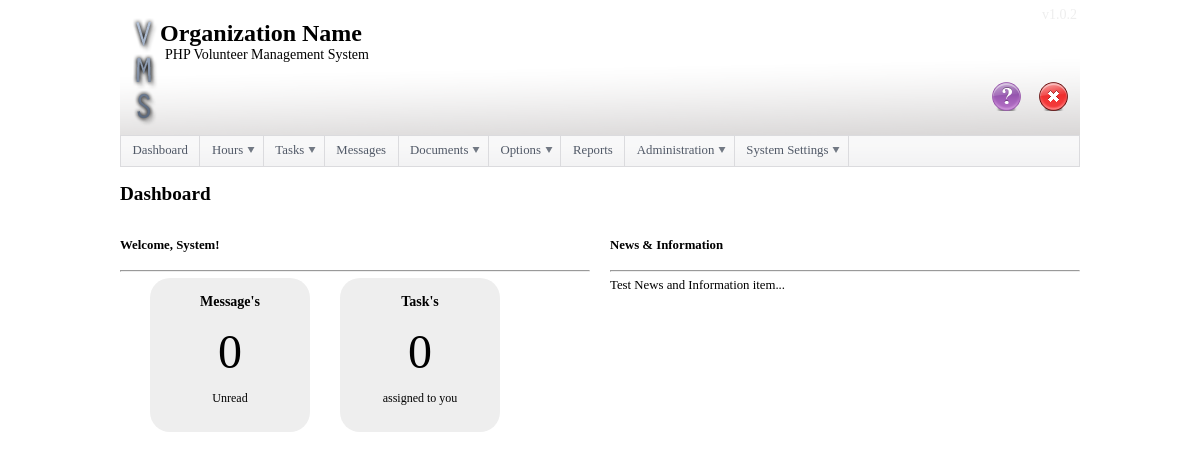
The app's page /?p=dashboard (signed in) with its own data.
### tables this page shows
CREATE TABLE IF NOT EXISTS `application_settings` (
  `application_setting_name` varchar(255) NOT NULL,
  `application_setting` text NOT NULL,
  PRIMARY KEY (`application_setting_name`)
);

CREATE TABLE IF NOT EXISTS `mods` (
  `mod_name` varchar(255) NOT NULL,
  `mod_path` text NOT NULL,
  `mod_display_name` varchar(255) NOT NULL,
  `mod_parent_name` varchar(255) NOT NULL,
  `mod_acl_control_id` int(11) NOT NULL COMMENT 'lowest acl_control_id that can vire this mod...',
  `mod_weight` int(11) NOT NULL,
  `mod_type` int(11) NOT NULL COMMENT '1 = Main Menu Item 2 = Not Main Menu Item',
  `mod_can_en_dis` int(11) NOT NULL COMMENT '1 = Yes 2 = No',
  `mod_active_inactive` int(11) NOT NULL COMMENT '1 = Active 2 = Inactive',
  PRIMARY KEY (`mod_name`)
);

CREATE TABLE IF NOT EXISTS `news` (
  `id` int(11) NOT NULL AUTO_INCREMENT,
  `date_start` date NOT NULL,
  `date_end` date NOT NULL,
  `data` text NOT NULL,
  `login_dashboard` int(11) NOT NULL COMMENT '1 = Both 2 = Login Only 3 = Dashboard Only',
  PRIMARY KEY (`id`)
);

### config/get_application_settings.php (called while the page is built, shortened)
<?php
	$sql = "SELECT application_setting FROM application_settings WHERE application_setting_name = 'organization_name'";
	$result = mysql_fetch_assoc(mysql_query($sql));
	$organization_name = $result['application_setting'];
	$sql = "SELECT application_setting FROM application_settings WHERE application_setting_name = 'title'";
	$result = mysql_fetch_assoc(mysql_query($sql));
	$title = $result['application_setting'];
?>

### mods/menu/menu.php (the view, shortened to what this page needs)
<div id="content">
	<div id="header">
<h1><?php echo $organization_name; ?></h1>
		<p><?php echo $title; ?><span id="application_version"><a href="http://geekismybloodtype.com/projects/volunteer-management/" id="a_version">v<?php echo $version; ?></span></a></p>
		<div id="user_options"><?php if($_GET['p'] != 'login') { if(isset($_SESSION['volunteer_id'])) {?><a href="?p=documentation" id="documentation"><img src="img/icons/32x32/help.png" border="0"/></a><a href="?p=logoff"><img src="img/icons/32x32/cancel.png" border="0"/></a><?php } } ?></div>
	</div>
	<?php if($_GET['p'] != 'login') { ?>
	<?php if(isset($_SESSION['volunteer_id'])) { ?>
		<div id="main_menu">
			<ul id="menu">
				<?php
				$sql = "SELECT * FROM mods WHERE mod_type = '1' AND mod_acl_control_id <= '$_SESSION[volunteer_acl_id]' AND mod_active_inactive = '1' ORDER BY mod_weight";
				$result = mysql_query($sql);
				$num = mysql_num_rows($result);
				$i = 0;
				while ($i < $num) {
					$mod_display_name = mysql_result($result, $i, "mod_display_name");
					$mod_name = mysql_result($result, $i, "mod_name");
					$mod_parent_name = mysql_result($result, $i, "mod_parent_name");
					if($mod_parent_name == 'none') {
						$get_child_count = "SELECT * FROM mods WHERE mod_parent_name = '$mod_name' AND mod_type = '2' ORDER BY mod_weight";
						$get_child_count_result = mysql_query($get_child_count);
						$get_child_count_num = mysql_num_rows($get_child_count_result);
						if($get_child_count_num >= 1) {
							echo '<li>'.$mod_display_name.'<ul>';
							echo '</ul></li>';
						} else {
							echo '<li><a href="?p='.$mod_name.'">'.$mod_display_name.'</a></li>';
						}
					};
					$i++;
				}
				?>
			</ul>
<?php
}
}
?>

### header.php (shortened to what this page needs)
<?php
	include 'config/get_application_settings.php';
?>
<!DOCTYPE HTML PUBLIC "-//W3C//DTD HTML 4.01 Transitional//EN"
        "http://www.w3.org/TR/html4/loose.dtd">
<html>
	<head>
		<link href="css/styles.css" rel="stylesheet"/>
		<link href="css/messages.css" rel="stylesheet"/>
        <link href="css/kendo/kendo.common.min.css" rel="stylesheet"/>
        <link href="css/kendo/kendo.silver.min.css" rel="stylesheet"/>
	</head>
	<body>

### index.php (shortened to what this page needs)
<?php
include 'header.php';
if(isset($_GET['p'])) {
	$sql = "SELECT * FROM mods WHERE mod_name = '$_GET[p]' AND mod_active_inactive = '1'";
	$result = mysql_fetch_assoc(mysql_query($sql));
	$page_display_name = $result['mod_display_name'];
	$page_path = $result['mod_path'];
	$page_acl_control = $result['mod_acl_control_id'];
	$mod_type = $result['mod_type'];
	if($_SESSION['volunteer_acl_id'] >= $page_acl_control || $_GET['p'] == 'login') {
		if($mod_type != '3') {
			include 'mods/menu/menu.php';
			echo '<div id="content">';
			echo '<h2 id="page_title">'.$page_display_name.'</h2>';
		}
		include 'mods/'.$page_path;
		if($mod_type != '3') {
			echo '</div>';
		}
	}
}
?>

### mods/dashboard/dashboard.php (shortened to what this page needs)
<?php
if(isset($_SESSION['volunteer_id'])) {
	$sql = "SELECT * FROM mods WHERE mod_name = 'messages'";
	$result = mysql_fetch_assoc(mysql_query($sql));
	$message_state = $result['mod_active_inactive'];
	$sql = "SELECT COUNT(*) AS count FROM messages WHERE message_to_id = '$_SESSION[volunteer_id]' AND message_state = 'New'";
	$result = mysql_fetch_assoc(mysql_query($sql));
	$message_count = $result['count'];
	$sql = "SELECT * FROM mods WHERE mod_name = 'tasks'";
	$result = mysql_fetch_assoc(mysql_query($sql));
	$task_state = $result['mod_active_inactive'];
	$sql = "SELECT COUNT(*) AS count FROM tasks WHERE task_assigned_to_volunteer_id = '$_SESSION[volunteer_id]' AND task_state_id = '1'";
	$result = mysql_fetch_assoc(mysql_query($sql));
	$task_count = $result['count'];
?>
<div id="section_470_left">
	<h4>Welcome, <?php echo $_SESSION['volunteer_first_name']; ?>!</h4>
	<hr />
	<?php if($message_state == '1') { ?>
	<div id="dashboard_item">
		<p id="dashboard_item_title">Message's</p>
		<p id="dashboard_item_info"><?php echo $message_count; ?></p>
		<p id="dashboard_item_footer">Unread</p>
	</div>
	<?php } ?>
	<?php if($task_state == '1') { ?>
	<div id="dashboard_item">
		<p id="dashboard_item_title">Task's</p>
		<p id="dashboard_item_info"><?php echo $task_count; ?></p>
		<p id="dashboard_item_footer">assigned to you</p>
	</div>
<?php } ?>
</div>
<div id="section_470_right">
	<h4>News & Information</h4>
	<hr />
	<?php
	$sql = "SELECT * FROM news WHERE login_dashboard = '1' OR login_dashboard = '3' ORDER BY date_end";
	$result = mysql_query($sql);
	$num = mysql_num_rows($result);
	$i = 0;
	while ($i < $num) {
		$data = mysql_result($result, $i, "data");
		echo $data;
		echo '<br />';
		echo '<br />';
		$i++;
	}
	?>
</div>
<?php
} else {
	'You do not have access to this resource.';
}
?>

### css/styles.css (style rules this page uses)
body { margin:10px 0px; padding:0px; text-align:center; background-color:#FFF; font: 80% "Tahoma"; }
#a_version { color:#EEE; text-decoration:none; }
#content { width:960px; margin:0px auto; text-align:left; padding:0px; }
#header { background-image:url('../img/logos/logo.png'); height:125px; }
#user_options { margin-top:15px; padding-right:10px; float:right; }
#documentation { padding-right:15px; }
#header h1 { font-size:24px; margin:0px; padding:0px; padding-left:40px; padding-top:10px }
#header p { font-size:14px; margin:0px; padding:0px; padding-left:45px; padding-bottom:2px; }
#application_version { float:right; margin-top:-40px; color:#FFFFFF; padding-right:3px; }
#section_470_right { float:right; width:470px; padding:0px; margin:0px; }
#section_470_left { float:left; width:470px; padding:0px; margin:0px; }
#dashboard_item { margin-left:30px; margin-bottom:10px; width:150px; height:150px; padding-left:5px; padding-right:5px; padding-top:2px; padding-bottom:2px; float:left; text-align:center; border-radius:20px; background-color:#eee; }
#dashboard_item_title { font-size:14px; font-weight:bold; }
#dashboard_item_footer { font-size:12px; }
#dashboard_item_info { padding:0px; margin:0px; font-size:48px; }

### records on screen
application_settings: application_setting "Organization Name"
application_settings: application_setting "PHP Volunteer Management System"
mods: mod_display_name "Dashboard"
mods: mod_display_name "Hours"
mods: mod_display_name "Tasks"
mods: mod_display_name "Messages"
mods: mod_display_name "Documents"
mods: mod_display_name "Options"
mods: mod_display_name "Reports"
mods: mod_display_name "Administration"
mods: mod_display_name "System Settings"
news: data "Test News and Information item..."

### other values on screen
$_SESSION['volunteer_first_name'] "System"
$message_count "0"
$task_count "0"
